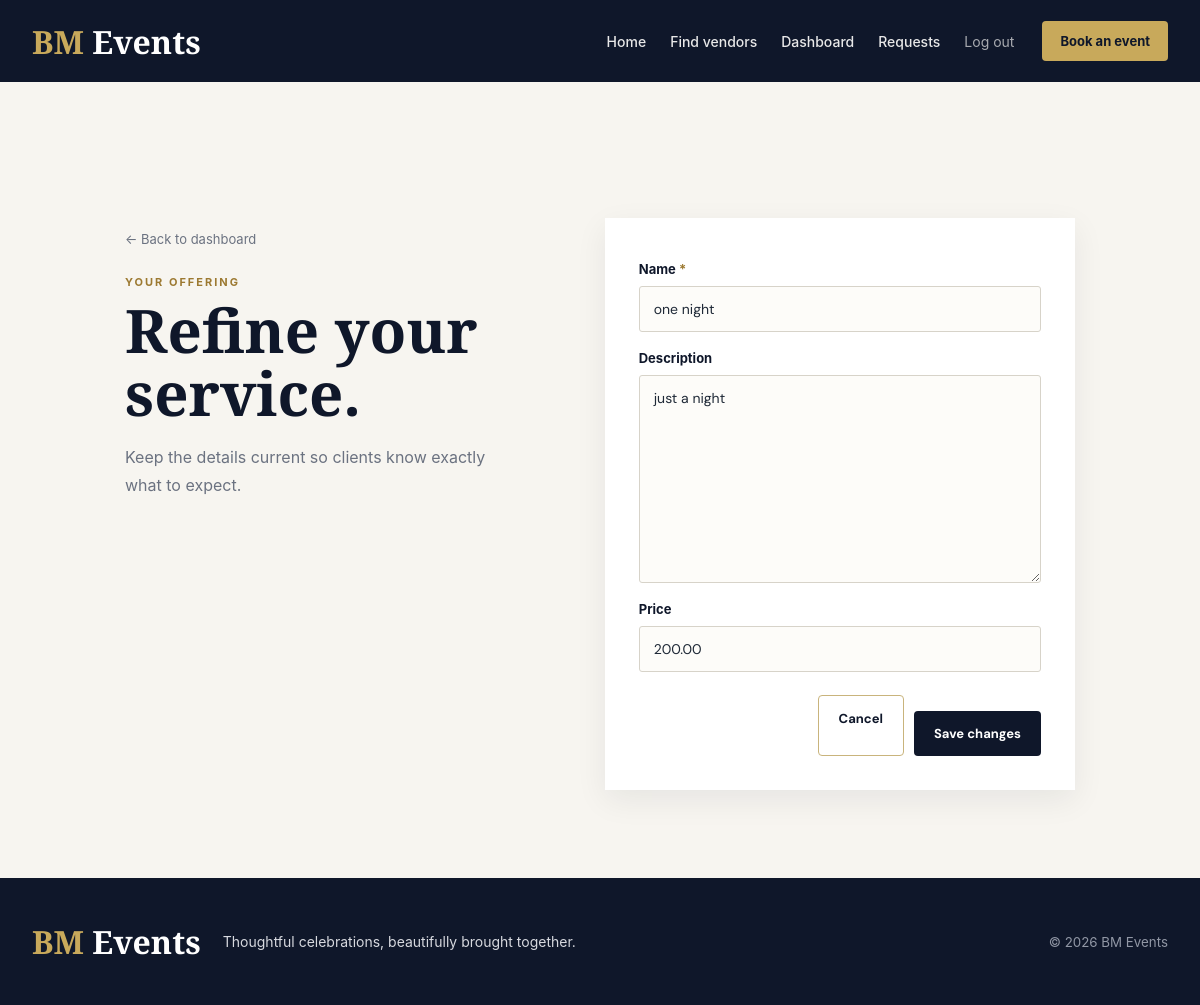
The app's page /vendors/service/1/edit/ (signed in) with its own data.
### vendors/models.py (models this page shows, shortened)
class Service(models.Model):
    vendor = models.ForeignKey(VendorProfile, on_delete=models.CASCADE, related_name='services')
    name = models.CharField(max_length=255)
    description = models.TextField(blank=True)
    price = models.DecimalField(max_digits=10, decimal_places=2, null=True, blank=True)
    created_at = models.DateTimeField(auto_now_add=True)

### vendors/views.py (the view)
# urls.py: path('service/<int:pk>/edit/', views.edit_service, name='edit_service'),
@login_required
def edit_service(request, pk):
    user = request.user
    if not user.is_vendor():
        return HttpResponseForbidden('Not a vendor')
    service = get_object_or_404(Service, pk=pk)
    if service.vendor.user != user:
        return HttpResponseForbidden('Not allowed')
    if request.method == 'POST':
        form = ServiceForm(request.POST, instance=service)
        if form.is_valid():
            form.save()
            return redirect('vendor_dashboard')
    else:
        form = ServiceForm(instance=service)
    return render(request, 'vendors/edit_service.html', {'form': form, 'service': service})

### vendors/forms.py
class ServiceForm(forms.ModelForm):
    class Meta:
        model = Service
        fields = ['name', 'description', 'price']

### accounts/models.py (called while the page is built)
    def is_vendor(self):
        return self.role == 'vendor'

    def is_client(self):
        return self.role == 'client'

### templates/vendors/edit_service.html (shortened to what this page needs)
{% extends 'base.html' %}
{% block content %}
  <section class="form-page"><div class="form-intro"><a href="{% url 'vendor_dashboard' %}" class="back-link">&larr; Back to dashboard</a><p class="eyebrow">YOUR OFFERING</p><h1>Refine your service.</h1><p>Keep the details current so clients know exactly what to expect.</p></div><form method="post" class="site-form form-panel">{% csrf_token %}{% for field in form %}<label for="{{ field.id_for_label }}">{{ field.label }}{% if field.field.required %} <span>*</span>{% endif %}</label>{{ field }}{% for error in field.errors %}<small class="field-error">{{ error }}</small>{% endfor %}{% endfor %}<div class="form-actions"><a href="{% url 'vendor_dashboard' %}" class="secondary-btn">Cancel</a><button type="submit" class="primary-btn">Save changes</button></div></form></section>
{% endblock %}

### static/css/variables.css (style rules this page uses)
:root { --primary-dark: #0F172A; --gold: #C8A95B; --gold-light: #E8D39A; --background-light: #F8F9FC; --white: #FFFFFF; --text-dark: #1F2937; --text-light: #6B7280; --border-light: rgba(255,255,255,0.15); --shadow-sm: 0 5px 15px rgba(0,0,0,0.08); --shadow-md: 0 15px 35px rgba(0,0,0,0.12); --shadow-lg: 0 25px 60px rgba(0,0,0,0.18); --radius-sm: 10px; --radius-md: 20px; --radius-lg: 35px; --transition: all .35s ease; --container-width: 1200px; --section-padding: 100px; }

### static/css/style.css (style rules this page uses)
* { margin: 0; padding: 0; box-sizing: border-box; }
html { scroll-behavior: smooth; }
body { font-family: "Inter", sans-serif; background: var(--background-light); color: var(--text-dark); overflow-x: hidden; }
a { text-decoration: none; color: inherit; }
.primary-btn { background:var(--gold); color:#111; padding:17px 35px; border-radius:50px; font-weight:700; transition:var(--transition); }
.secondary-btn { border:1px solid rgba(255,255,255,.5); color:white; padding:17px 35px; border-radius:50px; transition:var(--transition); }
.app-page { background: #f7f5f0; }
.page-heading h1, .form-intro h1, .dashboard-heading h1 { font-family: "Playfair Display", serif; color: var(--primary-dark); font-size: clamp(38px, 5vw, 64px); line-height: 1.05; margin: 10px 0 18px; }
.page-heading > p, .form-intro > p:last-child, .dashboard-heading > div > p:last-child { color: var(--text-light); line-height: 1.75; }
.eyebrow, .card-kicker { color: #9c7931; font-weight: 700; letter-spacing: 2px; font-size: 11px; }
.back-link { display: inline-block; color: var(--text-light); font-size: 13px; margin-bottom: 28px; }
.vendor-card, .form-panel, .workspace-panel, .request-card, .info-panel, .contact-panel { background: #fff; box-shadow: 0 10px 30px rgba(15, 23, 42, .07); }
.primary-btn, .secondary-btn, .small-btn { display: inline-block; border: 0; cursor: pointer; font: 700 13px "DM Sans", sans-serif; padding: 14px 20px; border-radius: 4px; }
.primary-btn { background: var(--primary-dark); color: #fff; }
.secondary-btn { border: 1px solid #c9b47c; color: var(--primary-dark); background: transparent; }
.form-page { display: grid; grid-template-columns: minmax(280px, .85fr) minmax(320px, 1fr); gap: 80px; max-width: 950px; margin: 0 auto; align-items: start; }
.form-intro { padding-top: 10px; }
.form-panel { padding: 34px; }
.site-form { display: grid; gap: 9px; }
.site-form label { color: var(--primary-dark); font-size: 13px; font-weight: 700; margin-top: 9px; }
.site-form label span { color: #9c7931; }
.site-form input, .site-form select, .site-form textarea { width: 100%; border: 1px solid #d7d3c9; border-radius: 3px; padding: 13px 14px; background: #fdfcf9; color: var(--text-dark); font: 400 14px "DM Sans", sans-serif; }
.site-form textarea { min-height: 110px; resize: vertical; }
.site-form .primary-btn { margin-top: 16px; }
.form-actions { display: flex; justify-content: end; gap: 10px; margin-top: 14px; }

### static/css/responsive.css (style rules this page uses)
.app-page .vendor-card, .app-page .form-panel, .app-page .workspace-panel, .app-page .request-card, .app-page .info-panel, .app-page .contact-panel { min-width: 0; }
.app-page .site-form input, .app-page .site-form select, .app-page .site-form textarea { max-width: 100%; }

### records on screen
Service: form "one night" "just a night" "200.00"

### other values on screen
{{ field.label }} "Name" "Description" "Price"
